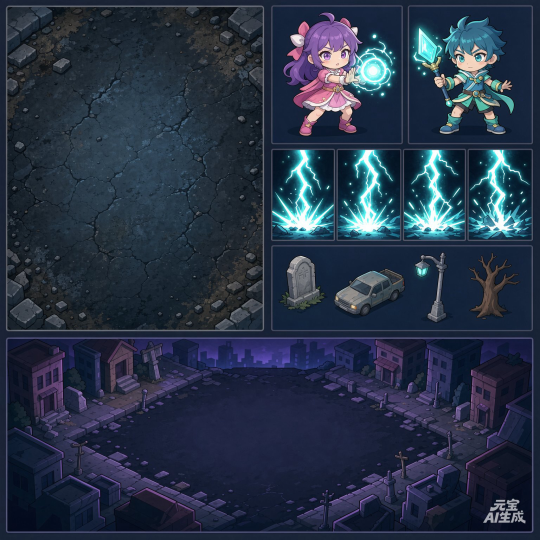
#> input picture wechat-minigame/assets/raw/src_b.png, 1080 x 1080 px (shown at 1/2 size)
$ python _bake2.py
#> lines starting #> are read from the running program, lines starting #| are printed output that depends on the picture
# -*- coding: utf-8 -*-
# 元宝生图离线烘焙：切片 + 去底（泛洪）+ 闪电辉光α + 水印修补
# 输入 assets/raw/src_b.png → 输出 assets/{hero,ally,floor,title,bolt1-4,decor1-4}.png
from PIL import Image, ImageFilter
import os
from collections import deque

ROOT = os.path.dirname(os.path.dirname(os.path.abspath(__file__)))
RAW = os.path.join(ROOT, 'assets', 'raw', 'src_b.png')
OUT = os.path.join(ROOT, 'assets')
os.makedirs(OUT, exist_ok=True)

img = Image.open(RAW).convert('RGB')
#> img is the input picture: PIL image 1080x1080 RGB; mean R, G, B 39.4, 51.4, 70.5
W, H = img.size
#> W = 1080; H = 1080
BG = img.getpixel((6, 6))  # 背景参考色（角落深蓝）
#> BG = (27, 35, 54)

def d2(c, r, g, b):
    dr, dg, db = c[0] - r, c[1] - g, c[2] - b
    return dr * dr + dg * dg + db * db

def is_bg_row(im, y, x0, x1, tol=30):
    px = im.load()
    n = okn = 0
    for x in range(x0, x1, 2):
        n += 1
        if d2(BG, *px[x, y]) < tol * tol:
            okn += 1
    return okn / max(1, n) > 0.985

def is_bg_col(im, x, y0, y1, tol=30):
    px = im.load()
    n = okn = 0
    for y in range(y0, y1, 2):
        n += 1
        if d2(BG, *px[x, y]) < tol * tol:
            okn += 1
    return okn / max(1, n) > 0.985

def bands(im, x0, x1, y0, y1, min_h=20):
    """按水平背景带切出内容行段 [(ys,ye), ...]"""
    rows = [is_bg_row(im, y, x0, x1) for y in range(y0, y1)]
    out, s = [], None
    for i, b in enumerate(rows):
        if not b and s is None:
            s = i
        elif b and s is not None:
            if i - s >= min_h:
                out.append((y0 + s, y0 + i))
            s = None
    if s is not None and len(rows) - s >= min_h:
        out.append((y0 + s, y0 + len(rows)))
    return out

def cells(im, y0, y1, x0, x1, min_w=20):
    """按垂直背景带切出内容列段 [(xs,xe), ...]"""
    cols = [is_bg_col(im, x, y0, y1) for x in range(x0, x1)]
    out, s = [], None
    for i, b in enumerate(cols):
        if not b and s is None:
            s = i
        elif b and s is not None:
            if i - s >= min_w:
                out.append((x0 + s, x0 + i))
            s = None
    if s is not None and len(cols) - s >= min_w:
        out.append((x0 + s, x0 + len(cols)))
    return out

def remove_bg(im, lum_floor=110, edge_tol=26, bound=115):
    """边缘泛洪去底：亮度下限保护深色描边，色差跟随背景渐变扩散"""
    im = im.convert('RGBA')
    w, h = im.size
    px = im.load()
    # 参考色：四边内缩均值
    br = bg_ = bb = n = 0
    for x in range(2, w - 2, 2):
        for y in (2, h - 3):
            c = px[x, y]; br += c[0]; bg_ += c[1]; bb += c[2]; n += 1
    for y in range(2, h - 2, 2):
        for x in (2, w - 3):
            c = px[x, y]; br += c[0]; bg_ += c[1]; bb += c[2]; n += 1
    ref = (br / n, bg_ / n, bb / n)

    def ok(x, y):
        r, g, b, a = px[x, y]
        if a == 0:
            return False
        lum = 0.299 * r + 0.587 * g + 0.114 * b
        # 深蓝底判据：暗 且 蓝主导。亮色/描边/棕树干/绿草一律保留
        if lum >= 100:
            return False
        if b - r < 12 or b - g < 6:
            return False
        return d2(ref, r, g, b) < bound * bound

    visited = bytearray(w * h)
    q = deque()
    for x in range(w):
        for y in (0, h - 1):
            if ok(x, y) and not visited[y * w + x]:
                visited[y * w + x] = 1; q.append((x, y))
    for y in range(h):
        for x in (0, w - 1):
            if ok(x, y) and not visited[y * w + x]:
                visited[y * w + x] = 1; q.append((x, y))
    while q:
        x, y = q.popleft()
        px[x, y] = (0, 0, 0, 0)
        for nx, ny in ((x-1,y),(x+1,y),(x,y-1),(x,y+1)):
            if 0 <= nx < w and 0 <= ny < h and not visited[ny * w + nx] and ok(nx, ny):
                visited[ny * w + nx] = 1; q.append((nx, ny))
    # 边缘羽化
    a = im.getchannel('A').filter(ImageFilter.GaussianBlur(0.8))
    im.putalpha(a)
    return im

def glowize(im, lo=42, hi=150):
    """闪电帧：亮度→α（暗底透明、辉光柔和），配合加色混合使用"""
    im = im.convert('RGBA')
    px = im.load()
    w, h = im.size
    for y in range(h):
        for x in range(w):
            r, g, b, _ = px[x, y]
            l = 0.299 * r + 0.587 * g + 0.114 * b
            a = (l - lo) / (hi - lo)
            a = 255 if a > 1 else (0 if a < 0 else int(a * 255))
            px[x, y] = (r, g, b, a)
    return im

def patch_watermark(im, fw=0.30, fh=0.12):
    """用左侧同高度区域盖掉右下水印"""
    w, h = im.size
    bw, bh = int(w * fw), int(h * fh)
    src = im.crop((w - bw * 2 - 4, h - bh, w - bw - 4, h)).filter(ImageFilter.GaussianBlur(0.6))
    im.paste(src, (w - bw, h - bh))
    return im

def trim(im, pad=3):
    b = im.getbbox()
    if b:
        im = im.crop((max(0, b[0]-pad), max(0, b[1]-pad),
                      min(im.width, b[2]+pad), min(im.height, b[3]+pad)))
    return im

def fit(im, m):
    """等比缩放使最大边长 = m（让不同装饰视觉体量一致）"""
    w, h = im.size
    s = m / max(w, h)
    if s >= 1:
        return im
    return im.resize((max(1, int(w * s)), max(1, int(h * s))), Image.LANCZOS)

def save(im, name):
    p = os.path.join(OUT, name)
    im.save(p)
    print('saved', name, im.size)

# ---- 布局探测 ----
RIGHT_X0, RIGHT_X1 = int(W * 0.50), W - 2
#> RIGHT_X0 = 540; RIGHT_X1 = 1078
row_bands_right = bands(img, RIGHT_X0, RIGHT_X1, 0, H, min_h=30)
#> the loop in is_bg_row, `for x in range(x0, x1, 2):` made 269 passes
#> (dr in d2, dg in d2, db in d2) on passes 1 to 12: (1, -2, -1), (1, -2, -1), (3, 0, 1), (2, -1, 0), (3, 0, 1), (1, -2, -1), (4, 1, 0), (3, 0, -1), (3, 0, -1), (2, -1, -2), (2, -1, -2), (0, 0, -4)
#> after the loop in is_bg_row, `for x in range(x0, x1, 2):`: n = 269
#> the loop in is_bg_row (call 2), `for x in range(x0, x1, 2):` made 269 passes
#> the loop in bands, `for i, b in enumerate(rows):` made 1080 passes
#> b on passes 1 to 3: True, True, True
print('right bands:', row_bands_right)
#| right bands: [(10, 289), (297, 482), (505, 644), (675, 1066)]
assert len(row_bands_right) >= 3, '行带探测失败'

hero_band, bolt_band, prop_band = row_bands_right[0], row_bands_right[1], row_bands_right[2]
title_band = row_bands_right[-1]

# 左侧地面：左半区第一个内容带
left_bands = bands(img, 2, int(W * 0.48), 0, int(H * 0.7), min_h=60)
#> the loop in bands (call 2), `for i, b in enumerate(rows):` made 756 passes
floor_band = left_bands[0]
floor = img.crop((int(W*0.012), floor_band[0]+2, int(W*0.478), floor_band[1]-2))
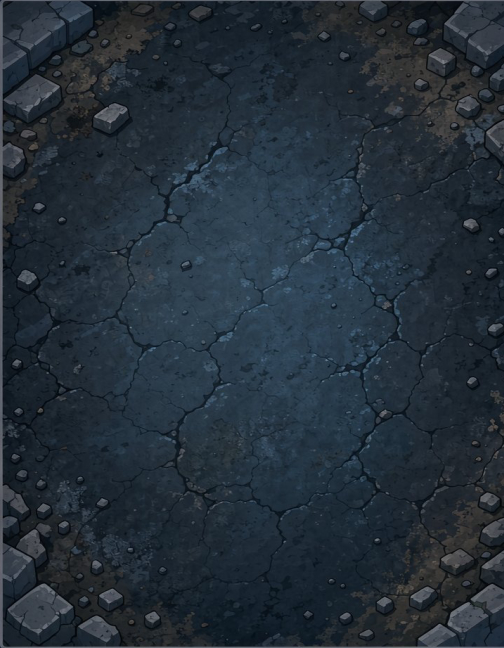
#> floor: PIL image 504x648 RGB; mean R, G, B 36, 47, 57.2
save(floor, 'floor.png')
#| saved floor.png (504, 648)

# 主角 / 伙伴（卡片内再内缩去描边）
hc = cells(img, hero_band[0], hero_band[1], RIGHT_X0, RIGHT_X1, min_w=40)
#> the loop in cells, `for i, b in enumerate(cols):` made 538 passes
print('hero band cells:', hc)
#| hero band cells: [(542, 802), (815, 1066)]
hx0, hx1 = hc[0]; ax0, ax1 = hc[1]
inset = 8
hero = remove_bg(img.crop((hx0+inset, hero_band[0]+inset, hx1-inset, hero_band[1]-inset)))
ally = remove_bg(img.crop((ax0+inset, hero_band[0]+inset, ax1-inset, hero_band[1]-inset)))
save(trim(hero), 'hero.png')
#| saved hero.png (232, 258)
save(trim(ally), 'ally.png')
#> call 2 of trim, with pad = 3
#> in trim (call 2), `im = im.crop((max(0, b[0]-pad), max(0, b[1]-pad), min(im.width, b[2]+p..`:
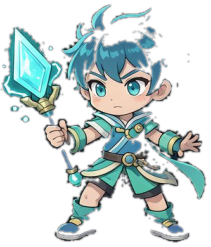
#> im: PIL image 211x247 RGBA; mean R, G, B, A 41.6, 54.9, 54, 92.5; transparent parts drawn white
#| saved ally.png (211, 247)

# 闪电 4 帧
bc = cells(img, bolt_band[0], bolt_band[1], RIGHT_X0, RIGHT_X1, min_w=30)
#> the loop in cells (call 2), `for i, b in enumerate(cols):` made 538 passes
print('bolt cells:', bc)
#| bolt cells: [(542, 670), (673, 803), (805, 932), (935, 1066)]
for i, (x0, x1) in enumerate(bc[:4]):
    f = glowize(img.crop((x0, bolt_band[0], x1, bolt_band[1])))
    save(trim(f, pad=1), 'bolt%d.png' % (i + 1))
#> this loop made 4 passes
#> (x0, x1) on passes 1 to 4: (542, 670), (673, 803), (805, 932), (935, 1066)
#| saved bolt1.png (128, 185)
#| saved bolt2.png (130, 185)
#| saved bolt3.png (127, 185)
#| saved bolt4.png (131, 185)
#> pass 1, `f = glowize(img.crop((x0, bolt_band[0], x1, bolt_band[1])))`:
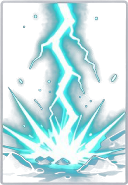
#> f: PIL image 128x185 RGBA; mean R, G, B, A 60.8, 112.6, 125.6, 105.3; transparent parts drawn white
#> after the loop:
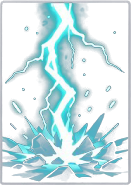
#> f: PIL image 131x185 RGBA; mean R, G, B, A 53.2, 100.5, 115.2, 91.1; transparent parts drawn white

# 装饰 4 件（保留接地阴影，统一缩放到最大边长 84 让比例协调）
pc = cells(img, prop_band[0], prop_band[1], RIGHT_X0, RIGHT_X1, min_w=30)
print('prop cells:', pc)
#| prop cells: [(560, 651), (668, 810), (829, 895), (939, 1034)]
for i, (x0, x1) in enumerate(pc[:4]):
    d = remove_bg(img.crop((x0, prop_band[0], x1, prop_band[1])), lum_floor=60, bound=130)
    save(fit(trim(d), 84), 'decor%d.png' % (i + 1))
#> this loop made 4 passes
#> (x0, x1) on passes 1 to 4: (560, 651), (668, 810), (829, 895), (939, 1034)
#| saved decor1.png (65, 84)
#| saved decor2.png (84, 60)
#| saved decor3.png (39, 84)
#| saved decor4.png (57, 84)
#> pass 1, in trim (call 7), `im = im.crop((max(0, b[0]-pad), max(0, b[1]-pad), min(im.width, b[2]+p..`:
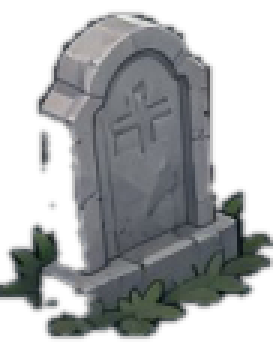
#> im: PIL image 91x117 RGBA (shown 3 times larger); mean R, G, B, A 48.8, 51, 52.3, 130.1; transparent parts drawn white
#> after the loop:
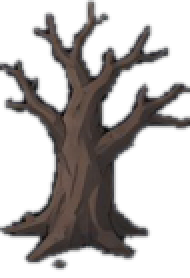
#> d: PIL image 95x139 RGBA (shown 2 times larger); mean R, G, B, A 23.4, 19.7, 18.6, 89.9; transparent parts drawn white

# 标题背景（整宽 + 水印修补）
title = img.crop((int(W*0.005), title_band[0]+2, int(W*0.995), min(H, title_band[1]+6)))
patch_watermark(title)
save(title, 'title.png')
#| saved title.png (1069, 395)

# ---- 预览拼图（灰底便于目检白边/黑边）----
files = ['hero.png','ally.png','decor1.png','decor2.png','decor3.png','decor4.png',
         'bolt1.png','bolt2.png','bolt3.png','bolt4.png']
PV = Image.new('RGB', (5 * 220, 3 * 260), (72, 72, 84))
for i, f in enumerate(files):
    p = os.path.join(OUT, f)
    if not os.path.exists(p):
        continue
    t = Image.open(p)
    t.thumbnail((200, 240))
    PV.paste(t, ((i % 5) * 220 + 10, (i // 5) * 260 + 10), t)
for i, f in enumerate(['floor.png', 'title.png']):
    t = Image.open(os.path.join(OUT, f))
    t.thumbnail((210, 240))
#> t: PIL image 187x240 RGB
    PV.paste(t, (i * 220 + 10, 2 * 260 + 10))
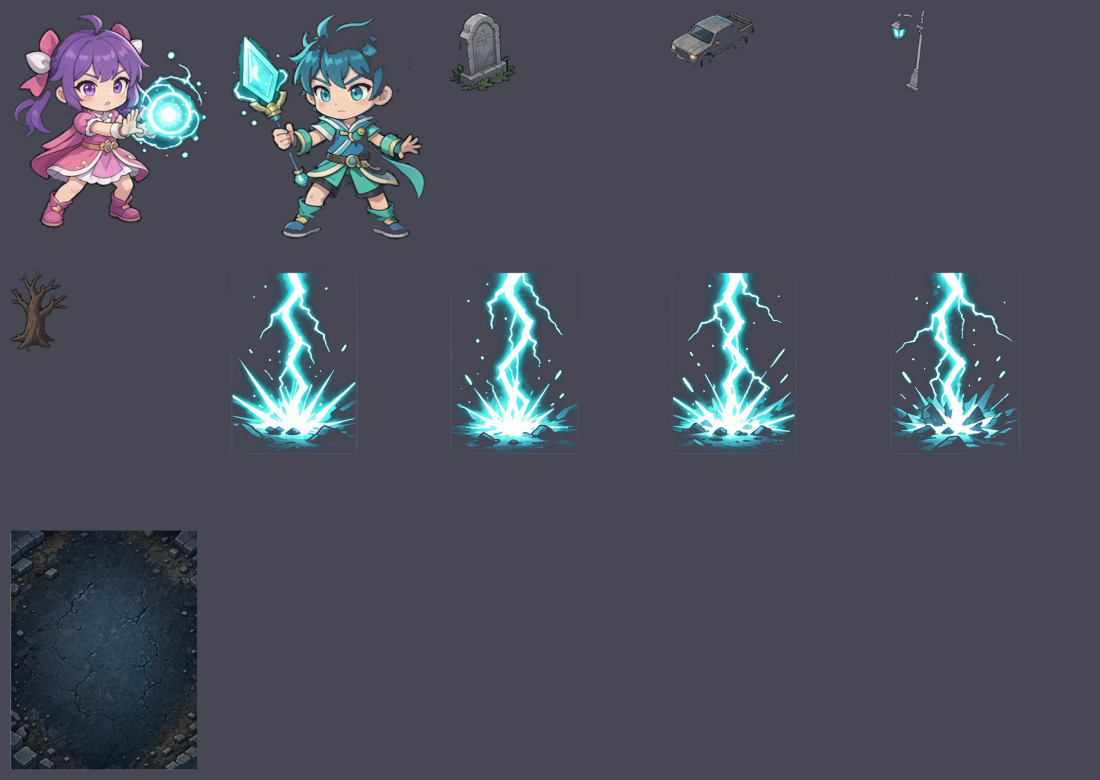
#> PV: PIL image 1100x780 RGB; mean R, G, B 75.2, 79.1, 90.7
PV.save(os.path.join(ROOT, 'tools', 'preview.png'))
print('preview saved')
